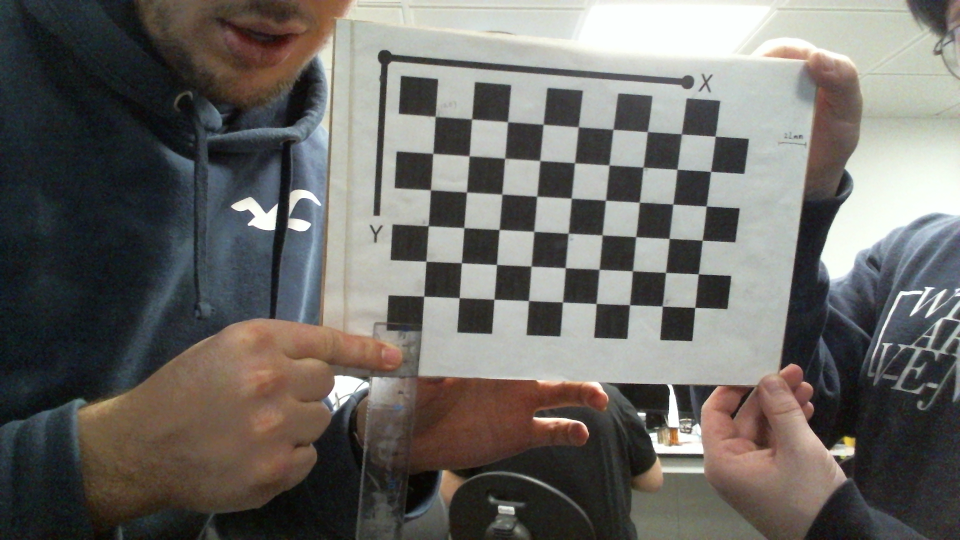
#> input picture computer_vision/calibration_pictures/calibration_0.png, 1920 x 1080 px (shown at 1/2 size); its folder holds 4 pictures in this run
$ python intrinsic_parameter_extraction.py
#> lines starting #> are read from the running program, lines starting #| are printed output that depends on the picture
import cv2
import numpy as np

# General Settings
NUM_IMAGES = 11
SQUARE_SIZE = 22  # (mm)
CALIBRATION_IMAGES = [f'calibration_pictures/calibration_{i}.png' for i in range(NUM_IMAGES)]

# Construct the v matrix, from which the intrinsic parameters are computed
def v_T_ij(H, i, j, image):
    v = np.zeros((1, 6))
    v[0, 0] = H[0, i-1, image] * H[0, j-1, image]
    v[0, 1] = H[1, i-1, image] * H[0, j-1, image] + H[0, i-1, image] * H[1, j-1, image]
    v[0, 2] = H[1, i-1, image] * H[1, j-1, image]
    v[0, 3] = H[2, i-1, image] * H[0, j-1, image] + H[0, i-1, image] * H[2, j-1, image]
    v[0, 4] = H[2, i-1, image] * H[1, j-1, image] + H[1, i-1, image] * H[2, j-1, image]
    v[0, 5] = H[2, i-1, image] * H[2, j-1, image]

    return v

# Rearrange image-frame corner points so that they match the order of the equivalent
# world-frame points
def rearrange_corner_points(corner_points_image):
    elements_list = [element for element in corner_points_image]
    elements_copy = elements_list.copy()
    for i in range(9):
        for j in range(6):
            elements_list[i*6+j] = elements_copy[i*6+5-j]

    return np.array(elements_list)


def main():

    # Detect the checkerboard corners on the images
    imagePoints = []
    boardSize = None
    for file in CALIBRATION_IMAGES:
        img = cv2.imread(file)
#> img is the input picture: shape (1080, 1920, 3); mean B, G, R 101.4, 105.4, 107.6
        img = cv2.resize(img, (512, 512))
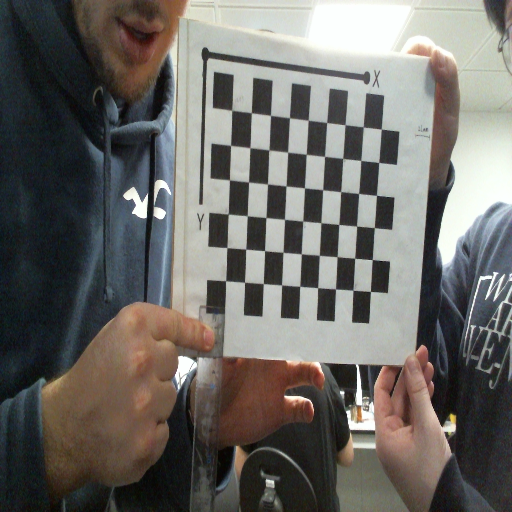
#> img: shape (512, 512, 3); mean B, G, R 101.2, 105.3, 107.5
        gray = cv2.cvtColor(img, cv2.COLOR_BGR2GRAY)
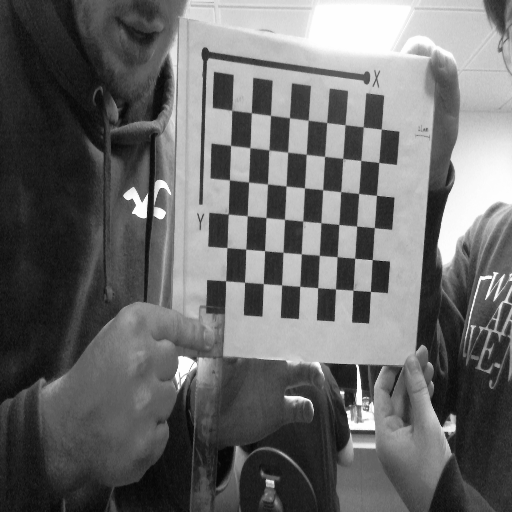
#> gray: shape (512, 512); min 3, max 255, mean 105.5
        ret, corners = cv2.findChessboardCorners(gray, (6, 9), None)
#> ret = True; corners = 54 rows, first 8: [225.8, 280.8], [226.8, 247.8], [228.6, 214.1], [229.2, 180.1], [230.8, 145.6], [231.7, 110.7], [244.5, 282.5], [245.9, 249.3]
        if ret:
            boardSize = (6, 9)
            imagePoints.append(corners)
#> pass 2 of the loop in main, `for file in CALIBRATION_IMAGES:`:
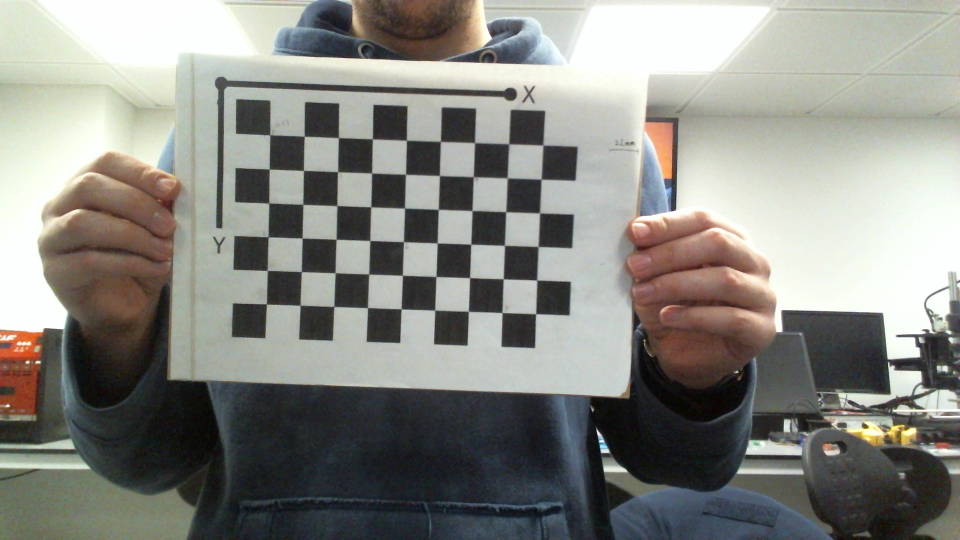
#> input picture computer_vision/calibration_pictures/calibration_1.png, 1920 x 1080 px (shown at 1/2 size)
#> in main, img is the input picture: shape (1080, 1920, 3); mean B, G, R 130.8, 136.8, 136.5
#> in main, `img = cv2.resize(img, (512, 512))`:
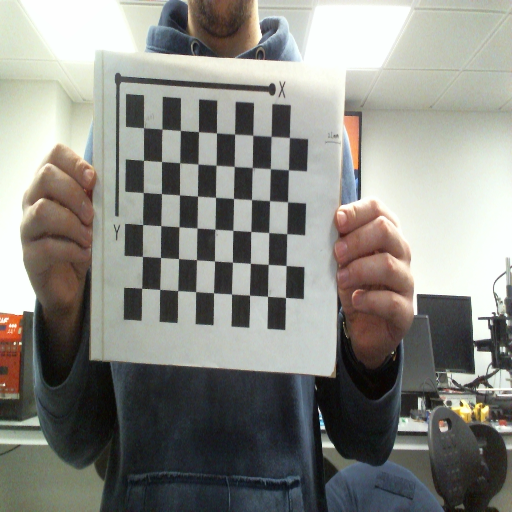
#> img: shape (512, 512, 3); mean B, G, R 130.7, 136.7, 136.4
#> in main, `gray = cv2.cvtColor(img, cv2.COLOR_BGR2GRAY)`:
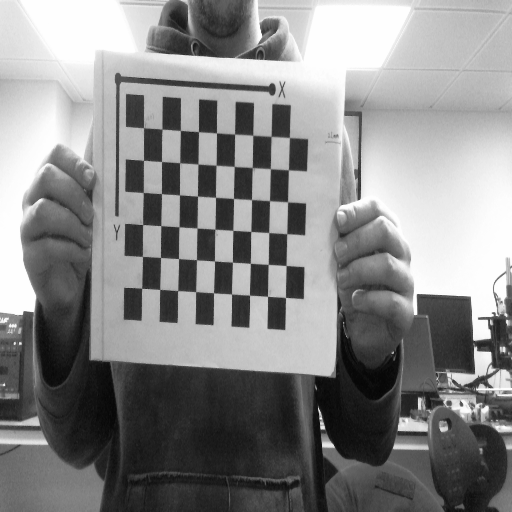
#> gray: shape (512, 512); min 4, max 255, mean 135.9
#> corners = 54 rows, first 8: [141.7, 288.3], [142.4, 256.5], [142.7, 224.6], [143.1, 192.6], [143.5, 160.5], [143.5, 127.7], [159.7, 289.5], [160.6, 257.5]
#> pass 3 of the loop in main, `for file in CALIBRATION_IMAGES:`:
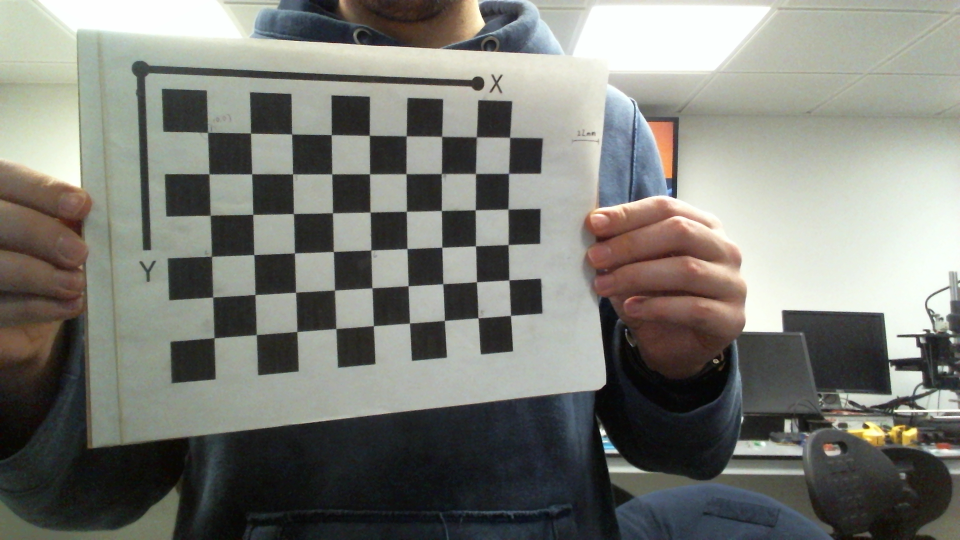
#> input picture computer_vision/calibration_pictures/calibration_2.png, 1920 x 1080 px (shown at 1/2 size)
#> in main, img is the input picture: shape (1080, 1920, 3); mean B, G, R 117.7, 124.2, 123.1
#> in main, `img = cv2.resize(img, (512, 512))`:
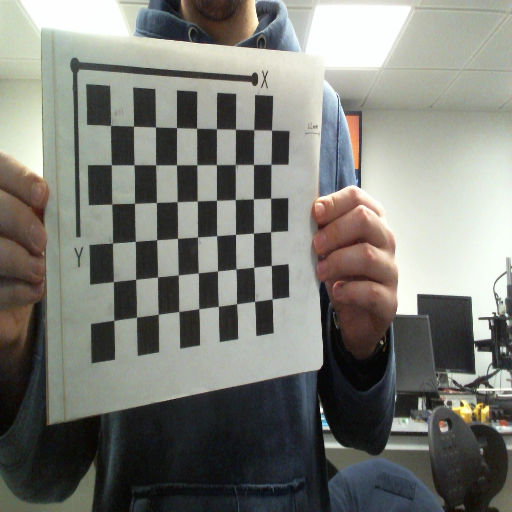
#> img: shape (512, 512, 3); mean B, G, R 117.6, 124.1, 123
#> in main, `gray = cv2.cvtColor(img, cv2.COLOR_BGR2GRAY)`:
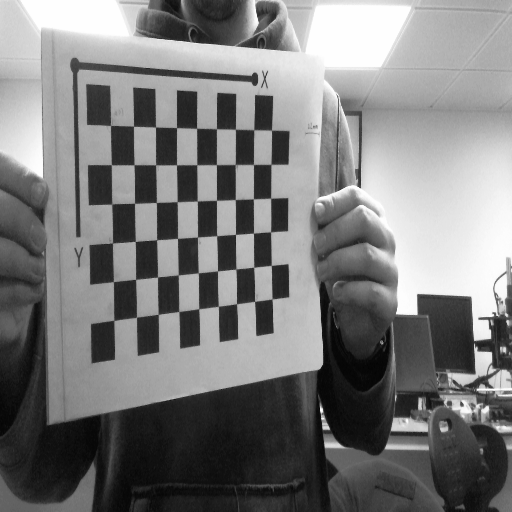
#> gray: shape (512, 512); min 3, max 255, mean 123.1
#> corners = 54 rows, first 8: [113.7, 320.5], [113.3, 281.7], [112.5, 243.1], [111.8, 204.5], [111.4, 164.8], [110.4, 125.7], [136.5, 317.4], [135.7, 279.4]
#> the loop made 4 passes; the first 3 are shown

    # Generate the world coordinates of the checkerboard corners ((0,0), (0,22), (0, 44), ...)
    worldPoints = np.zeros((boardSize[0]*boardSize[1], 2), np.float32)
    worldPoints[:, :2] = np.mgrid[0:boardSize[0], 0:boardSize[1]].T.reshape(-1, 2) * SQUARE_SIZE
    worldPoints = np.fliplr(worldPoints)

    # Rearrange image points to match the equivalent world-frame ones
    rearranged_image_points = [rearrange_corner_points(imagePoints[i]) for i in range(len(imagePoints))]

    n_rows = rearranged_image_points[0].shape[0]

    # Generate matrix phi
    phi = np.zeros((2*n_rows, 9, NUM_IMAGES))
    for image in range(NUM_IMAGES):
        row_counter = 0
        for row in range(n_rows):
            x_i, y_i = rearranged_image_points[image][row][0]
            X_i, Y_i = worldPoints[row]
            phi[row_counter, :, image] = [0, 0, 0, X_i, Y_i, 1, -y_i*X_i, -y_i*Y_i, -y_i]
            phi[row_counter+1, :, image] = [X_i, Y_i, 1, 0, 0, 0, -x_i*X_i, -x_i*Y_i, -x_i]
            row_counter += 2

    # Obtain camera matrix by performing SVD on phi
    H = np.zeros((3, 3, NUM_IMAGES))
    for i in range(NUM_IMAGES):
        U, S, V = np.linalg.svd(phi[:, :, i])
        H[:, :, i] = np.reshape(V.T[:, -1], (3, 3))

    # Generate v matrix
    v = np.zeros((2*NUM_IMAGES, 6))
    r_counter = 0
    for image in range(NUM_IMAGES):
        v_T_11 = v_T_ij(H, 1, 1, image)
        v_T_12 = v_T_ij(H, 1, 2, image)
        v_T_22 = v_T_ij(H, 2, 2, image)
        v[r_counter,:] = v_T_12
        v[r_counter+1,:] = (v_T_11 - v_T_22)
        r_counter += 2

    # Perform SVD on v
    U, S, V = np.linalg.svd(v)
    V = V.T

    # Get the last column of V and create B_matrix
    B_vector = V[:,-1]
    B_matrix = np.array([[B_vector[0], B_vector[1], B_vector[3]],
    [B_vector[1], B_vector[2], B_vector[4]],
    [B_vector[3], B_vector[4], B_vector[5]]])

    # Calculate the values of the intrinsic parameters from B
    y0 = (B_matrix[0,1]*B_matrix[0,2]-B_matrix[0,0]*B_matrix[1,2])/(B_matrix[0,0]*B_matrix[1,1]-(B_matrix[0,1])**2)
    lambda_ = B_matrix[2,2]-((B_matrix[0,2])**2+y0*(B_matrix[0,1]*B_matrix[0,2]-B_matrix[0,0]*B_matrix[1,2]))/B_matrix[0,0]
    alpha = np.sqrt(lambda_/B_matrix[0,0])
    beta = np.sqrt(lambda_*B_matrix[0,0]/(B_matrix[0,0]*B_matrix[1,1]-(B_matrix[0,1])**2))
    gamma = -B_matrix[0,1]*alpha**2*beta/lambda_
    x0 = gamma*y0/alpha-B_matrix[0,2]*alpha**2/lambda_

    # Construct the intrinsic parameter matrix
    K = np.array([[alpha, gamma, x0], [0, beta, y0], [0, 0, 1]])
    print(K)

if __name__ == "__main__":
#> (the run stopped early here; a loop or call above may not have finished)
